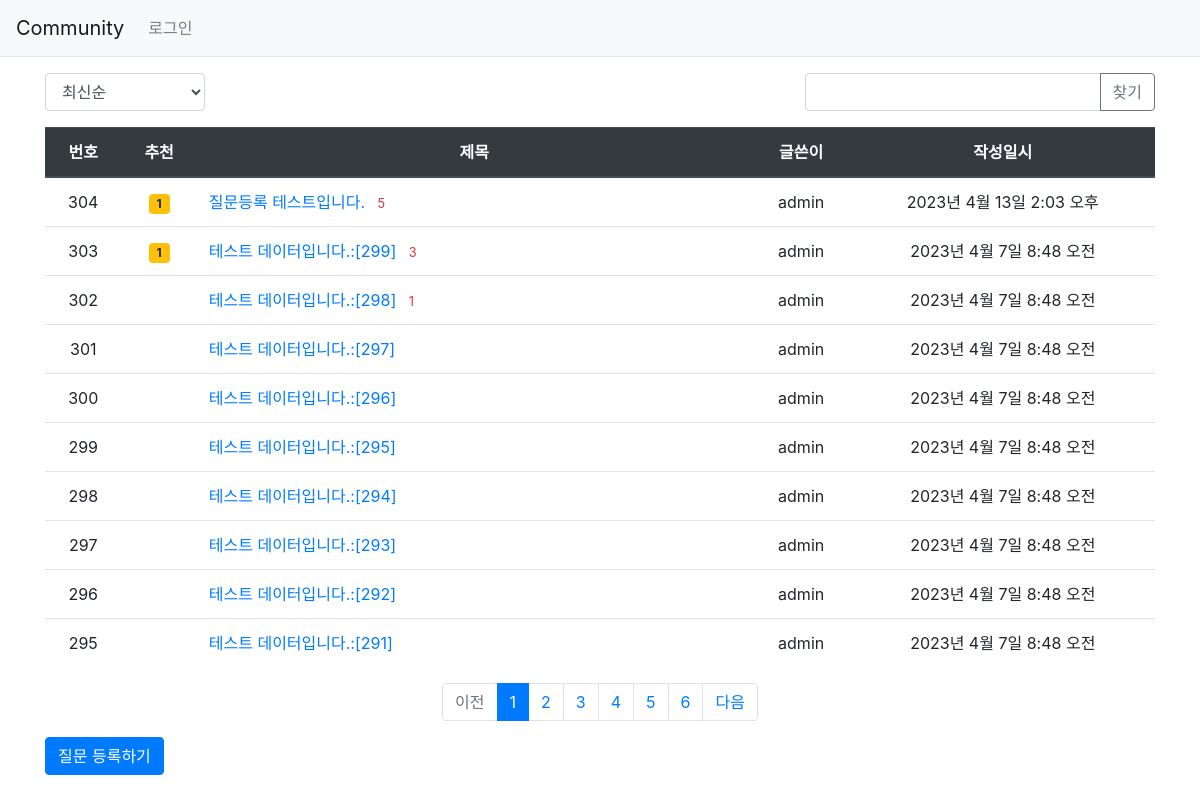
The page / on the database its author committed.
### community/models.py (models this page shows, shortened)
class Question(models.Model):
    author = models.ForeignKey(User, on_delete=models.CASCADE,related_name='author_question')
    subject = models.CharField(max_length=200)
    content = models.TextField()    #글자수 제한이 없는 데이터
    modify_date = models.DateTimeField(null=True, blank=True)
    create_date = models.DateTimeField()
    voter = models.ManyToManyField(User, related_name='voter_question')

### community/views/base_views.py (the view, shortened to what this page needs)
# urls.py: path('', base_views.index, name= 'index'),
def index(request):
    page = request.GET.get('page','1')  # 페이지
    kw = request.GET.get('kw', '')      # 검색어
    so = request.GET.get('so', 'recent')# 정렬기준
    if so == 'recommend':
        question_list = Question.objects.annotate(
            num_voter=Count('voter')).order_by('-num_voter', '-create_date')
    elif so =='popular':
        question_list = Question.objects.annotate(
            num_answer=Count('answer')).order_by('-num_answer', '-create_date')
    else: # recent
        question_list = Question.objects.order_by('-create_date')
    paginator = Paginator(question_list, 10)    # 페이지당 10개씩 보여 주기
    page_obj = paginator.get_page(page)
    context = {'question_list': page_obj, 'page':page, 'kw' : kw, 'so' : so}
    return render(request,'community/question_list.html', context)

### community/templatetags/community_filter.py (called while the page is built)
@register.filter
def sub(value, arg):
        return value - arg

### templates/community/question_list.html (shortened to what this page needs)
{% extends 'base.html' %}
{% load community_filter %}
{% block content %}
<div class="container my-3">
    <div class="row justify-content-between my-3">
        <div class="col-2">
            <select class="form-control so">
                <option value="recent" {% if so == 'recent' %}selected{% endif %}>
                    최신순
                </option>
            </select>
        </div>
        <div class="col-4 input-group">
            <input type="text" class="form-control kw" value="{{ kw|default_if_none:''}}">
            <div class="input-group-append">
                <button class="btn btn-outline-secondary" type="button" id="btn_search">찾기</button>
            </div>
        </div>
    </div>
    <table class="table">
        <thead>
        <tr class="text-center thead-dark">
            <th>번호</th>
            <th>추천</th>
            <th style="width:50%">제목</th>
            <th>글쓴이</th>
            <th>작성일시</th>
        </tr>
        </thead>
        <tbody>
        {% if question_list %}
        {% for question in question_list %}
        <tr class="text-center">
            <td>{{ question_list.paginator.count|sub:question_list.start_index|sub:forloop.counter0|add:1}}</td>
            <td>
                {% if question.voter.all.count > 0 %}
                <span class="badge badge-warning px-2 py-1">
                    {{ question.voter.all.count }}
                </span>
                {% endif %}
            </td>
            <td class="text-left">
                <a href="{% url 'community:detail' question.id %}">{{ question.subject }}</a>
                {% if question.answer_set.count > 0 %}
                <span class="text-danger small ml-2">
                    {{ question.answer_set.count }}
                </span>
                {% endif %}
            </td>
            <td>{{ question.author.username }}</td>
            <td>{{ question.create_date }}</td>
        </tr>
        {% endfor %}
        {% else %}
        <tr>
            <td colspan="3">질문이 없습니다.</td>
        </tr>
        {% endif %}
        </tbody>
    </table>
    <ul class="pagination justify-content-center">
        {% if question_list.has_previous %}
        <li class="page-item">
            <a class="page-link" data-page="{{ question_list.previous_page_number }}" href="#">이전</a>
        </li>
        {% else %}
        <li class="page-item disabled">
            <a class="page-link" tabindex="-1" aria-disabled="true" href="#">이전</a>
        </li>
        {% endif %}
        {% for page_number in question_list.paginator.page_range %}
        {% if page_number >= question_list.number|add:-5 and page_number <= question_list.number|add:5 %}
            {% if page_number == question_list.number %}
            <li class="page-item active" aria-current="page">
                <a class="page-link"  data-page="{{ page_number }}" href="#"> {{ page_number }}</a>
            </li>
            {% else %}
            <li class="page-item">
                <a class="page-link" data-page="{{ page_number }}" href="#">{{ page_number }}</a>
            </li>
            {% endif %}
        {% endif %}
        {% endfor %}
        {% if question_list.has_next%}
        <li class="page-item">
            <a class="page-link" data-page="{{ question_list.next_page_number }}" href="#">다음</a>
        </li>
        {% else %}
        <li class="page-item disabled">
            <a class="page-link" tabindex="-1" aria-disabled="true" href="#">다음</a>
        </li>
        {% endif %}
    </ul>
    <a href ="{% url 'community:question_create' %}" class="btn btn-primary">질문 등록하기</a>
</div>
{% endblock %}

### rows shown on the page
Question: paginator.count|sub "304", voter.all.count "1", subject "질문등록 테스트입니다.", answer_set.count "5", author.username "admin", create_date "2023년 4월 13일 2:03 오후"
Question: paginator.count|sub "303", voter.all.count "1", subject "테스트 데이터입니다.:[299]", answer_set.count "3", author.username "admin", create_date "2023년 4월 7일 8:48 오전"
Question: paginator.count|sub "302", subject "테스트 데이터입니다.:[298]", answer_set.count "1", author.username "admin", create_date "2023년 4월 7일 8:48 오전"
Question: paginator.count|sub "301", subject "테스트 데이터입니다.:[297]", author.username "admin", create_date "2023년 4월 7일 8:48 오전"
Question: paginator.count|sub "300", subject "테스트 데이터입니다.:[296]", author.username "admin", create_date "2023년 4월 7일 8:48 오전"
Question: paginator.count|sub "299", subject "테스트 데이터입니다.:[295]", author.username "admin", create_date "2023년 4월 7일 8:48 오전"
Question: paginator.count|sub "298", subject "테스트 데이터입니다.:[294]", author.username "admin", create_date "2023년 4월 7일 8:48 오전"
Question: paginator.count|sub "297", subject "테스트 데이터입니다.:[293]", author.username "admin", create_date "2023년 4월 7일 8:48 오전"
Question: paginator.count|sub "296", subject "테스트 데이터입니다.:[292]", author.username "admin", create_date "2023년 4월 7일 8:48 오전"
Question: paginator.count|sub "295", subject "테스트 데이터입니다.:[291]", author.username "admin", create_date "2023년 4월 7일 8:48 오전"

### other values the page prints
{{ page_number }} "1"
{{ page_number }} "2" "3" "4" "5" "6"
